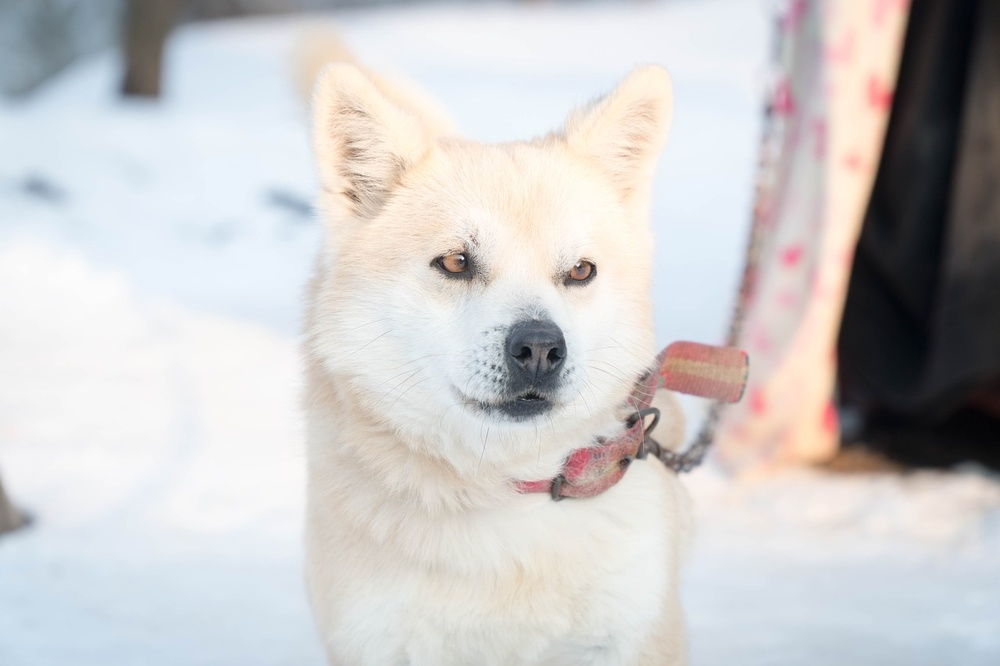
#> input picture aiworks/source/dog1.jpg, 1000 x 666 px, shrunk from 1280 x 853 before the run
$ jupyter execute 'opencv_이미지처리.ipynb'   (shell and % lines are left out)
#> lines starting #> are read from the running program, lines starting #| are printed output that depends on the picture
### 이미지 파일 읽어오기

[cell 1]
# 설치 - install opencv-python
# 임포트 - import cv2

import cv2

# 1. 파일 읽기 - imread(파일경로, 옵션)
"""
IMREAD_COLOR - 이미지를 컬러로 읽음(투명한 부분은 무시)
IMREAD_GRAYSCALE - 이미지를 흑백으로 읽음
IMREAD_UNCHANGED - 이미지를 컬러로 읽음(투명한 부분한 읽음)
"""
# 2. 창 띄우기
# imshow("창제목", 파일)

# 3. 창 닫기
# destoryAllWindows()

[cell 2]
import cv2

# 파일 읽기
img = cv2.imread("source/dog1.jpg", cv2.IMREAD_COLOR)
#> img is the input picture: shape (666, 1000, 3); mean B, G, R 201.6, 201.6, 203

# 창 띄우기
cv2.imshow("Dog", img)

# 창 대기(5000-5초, 0-무한대기<어떤키를 눌러도 창 닫힘>)
# cv2.waitKey(5000)
cv2.waitKey(0)

# 창 닫기
cv2.destroyAllWindows()

### 파일 저장하기

[cell 3]
import cv2

# 파일 읽기 - 흑백이미지 읽기
img = cv2.imread("source/dog2.jpg", cv2.IMREAD_GRAYSCALE)
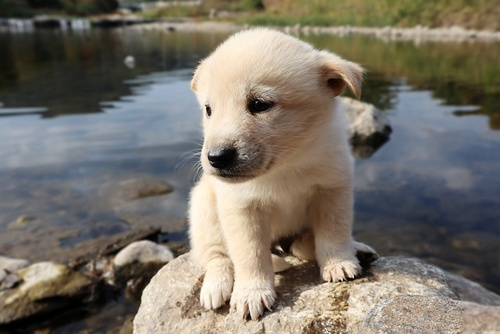
#> input picture aiworks/source/dog2.jpg, 500 x 334 px, shrunk from 640 x 427 before the run
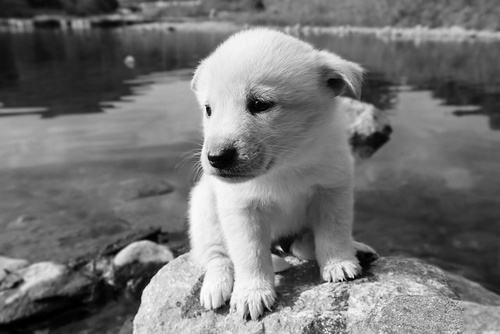
#> img: shape (334, 500); min 0, max 255, mean 114.7

# 창 띄우기
cv2.imshow("Dog", img)

# 창 대기(5000-5초, 0-무한대기<어떤키를 눌러도 창 닫힘>)
# key - 'q'인 경우 창 닫기
# ord(문자) - 코드값
# 'q'키를 눌렀을때 창이 닫힘
key = cv2.waitKey(0)
#> (key q is pressed here)
if key == ord('q'):
    print(key)

# 'output' 폴더에 저장하기 - imwrite(파일경로, 파일)
cv2.imwrite("./output/new_dog.jpg", img)

# 창 닫기
cv2.destroyAllWindows()

[cell 4]
# 이미지 색상 변경하기
# cvtColor(파일, 색상 옵션)
# COLOR_BGR2GRAY

import cv2

dog = cv2.imread('source/dog2.jpg', cv2.IMREAD_COLOR)
#> dog is the input picture: shape (334, 500, 3); mean B, G, R 103.7, 114, 120
# 흑백 이미지로 변경
dog_gray = cv2.cvtColor(dog, cv2.COLOR_BGR2GRAY)

cv2.imshow('Dog', dog_gray)

cv2.waitKey(0)

cv2.destroyAllWindows()
